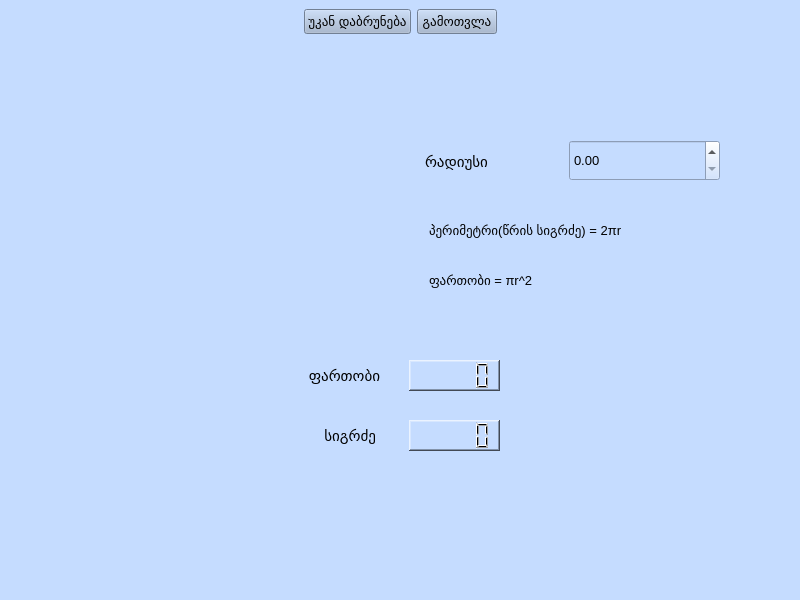
<?xml version="1.0" encoding="UTF-8"?>
<ui version="4.0">
 <class>MainWindow</class>
 <widget class="QMainWindow" name="MainWindow">
  <property name="geometry">
   <rect>
    <x>0</x>
    <y>0</y>
    <width>800</width>
    <height>600</height>
   </rect>
  </property>
  <property name="windowTitle">
   <string>MainWindow</string>
  </property>
  <property name="styleSheet">
   <string notr="true">background-color: rgb(197, 220, 255);</string>
  </property>
  <widget class="QWidget" name="centralwidget">
   <layout class="QGridLayout" name="gridLayout_2">
    <item row="0" column="2">
     <widget class="QPushButton" name="calculate">
      <property name="font">
       <font>
        <pointsize>10</pointsize>
       </font>
      </property>
      <property name="styleSheet">
       <string notr="true">background-color: rgb(160, 179, 207);</string>
      </property>
      <property name="text">
       <string>გამოთვლა</string>
      </property>
     </widget>
    </item>
    <item row="0" column="1">
     <widget class="QPushButton" name="back">
      <property name="sizePolicy">
       <sizepolicy hsizetype="Minimum" vsizetype="Minimum">
        <horstretch>0</horstretch>
        <verstretch>0</verstretch>
       </sizepolicy>
      </property>
      <property name="font">
       <font>
        <pointsize>10</pointsize>
       </font>
      </property>
      <property name="styleSheet">
       <string notr="true">background-color: rgb(160, 179, 207);</string>
      </property>
      <property name="text">
       <string>უკან დაბრუნება</string>
      </property>
     </widget>
    </item>
    <item row="0" column="0">
     <spacer name="horizontalSpacer_3">
      <property name="orientation">
       <enum>Qt::Horizontal</enum>
      </property>
      <property name="sizeHint" stdset="0">
       <size>
        <width>40</width>
        <height>20</height>
       </size>
      </property>
     </spacer>
    </item>
    <item row="0" column="3">
     <spacer name="horizontalSpacer_4">
      <property name="orientation">
       <enum>Qt::Horizontal</enum>
      </property>
      <property name="sizeHint" stdset="0">
       <size>
        <width>40</width>
        <height>20</height>
       </size>
      </property>
     </spacer>
    </item>
    <item row="1" column="0" colspan="4">
     <widget class="QStackedWidget" name="stackedWidget">
      <property name="font">
       <font>
        <pointsize>10</pointsize>
       </font>
      </property>
      <property name="currentIndex">
       <number>2</number>
      </property>
      <widget class="QWidget" name="main">
       <layout class="QGridLayout" name="gridLayout_3">
        <item row="4" column="4">
         <spacer name="horizontalSpacer_2">
          <property name="orientation">
           <enum>Qt::Horizontal</enum>
          </property>
          <property name="sizeHint" stdset="0">
           <size>
            <width>40</width>
            <height>20</height>
           </size>
          </property>
         </spacer>
        </item>
        <item row="4" column="0">
         <spacer name="horizontalSpacer">
          <property name="orientation">
           <enum>Qt::Horizontal</enum>
          </property>
          <property name="sizeHint" stdset="0">
           <size>
            <width>40</width>
            <height>20</height>
           </size>
          </property>
         </spacer>
        </item>
        <item row="3" column="2">
         <widget class="QRadioButton" name="wre">
          <property name="font">
           <font>
            <pointsize>10</pointsize>
           </font>
          </property>
          <property name="styleSheet">
           <string notr="true"/>
          </property>
          <property name="text">
           <string>წრე</string>
          </property>
          <property name="autoExclusive">
           <bool>true</bool>
          </property>
          <attribute name="buttonGroup">
           <string notr="true">shape_group</string>
          </attribute>
         </widget>
        </item>
        <item row="0" column="2">
         <widget class="QLabel" name="label_10">
          <property name="font">
           <font>
            <pointsize>11</pointsize>
            <weight>75</weight>
            <bold>true</bold>
           </font>
          </property>
          <property name="text">
           <string>ფიგურათა პარამეტრების კალკულატორი</string>
          </property>
          <property name="alignment">
           <set>Qt::AlignCenter</set>
          </property>
          <property name="wordWrap">
           <bool>true</bool>
          </property>
         </widget>
        </item>
        <item row="2" column="2">
         <widget class="QLabel" name="label_9">
          <property name="font">
           <font>
            <pointsize>10</pointsize>
           </font>
          </property>
          <property name="layoutDirection">
           <enum>Qt::LeftToRight</enum>
          </property>
          <property name="text">
           <string>მონიშნეთ ფიგურა:</string>
          </property>
          <property name="alignment">
           <set>Qt::AlignCenter</set>
          </property>
         </widget>
        </item>
        <item row="1" column="2">
         <spacer name="verticalSpacer">
          <property name="orientation">
           <enum>Qt::Vertical</enum>
          </property>
          <property name="sizeHint" stdset="0">
           <size>
            <width>20</width>
            <height>40</height>
           </size>
          </property>
         </spacer>
        </item>
        <item row="6" column="2">
         <widget class="QRadioButton" name="kvadrati">
          <property name="font">
           <font>
            <pointsize>10</pointsize>
           </font>
          </property>
          <property name="text">
           <string>კვადრატი</string>
          </property>
          <attribute name="buttonGroup">
           <string notr="true">shape_group</string>
          </attribute>
         </widget>
        </item>
        <item row="5" column="2">
         <widget class="QRadioButton" name="trapecia">
          <property name="font">
           <font>
            <pointsize>10</pointsize>
           </font>
          </property>
          <property name="text">
           <string>ტრაპეცია</string>
          </property>
          <attribute name="buttonGroup">
           <string notr="true">shape_group</string>
          </attribute>
         </widget>
        </item>
        <item row="4" column="2">
         <widget class="QRadioButton" name="samkutxedi">
          <property name="font">
           <font>
            <pointsize>10</pointsize>
           </font>
          </property>
          <property name="styleSheet">
           <string notr="true"/>
          </property>
          <property name="text">
           <string>სამკუთხედი</string>
          </property>
          <attribute name="buttonGroup">
           <string notr="true">shape_group</string>
          </attribute>
         </widget>
        </item>
        <item row="7" column="2">
         <spacer name="verticalSpacer_2">
          <property name="orientation">
           <enum>Qt::Vertical</enum>
          </property>
          <property name="sizeHint" stdset="0">
           <size>
            <width>20</width>
            <height>40</height>
           </size>
          </property>
         </spacer>
        </item>
        <item row="8" column="2">
         <widget class="QPushButton" name="select">
          <property name="font">
           <font>
            <pointsize>10</pointsize>
           </font>
          </property>
          <property name="styleSheet">
           <string notr="true">background-color: rgb(160, 179, 207);</string>
          </property>
          <property name="text">
           <string>არჩევა</string>
          </property>
         </widget>
        </item>
       </layout>
      </widget>
      <widget class="QWidget" name="samkutxedi_page">
       <widget class="QLabel" name="label_4">
        <property name="geometry">
         <rect>
          <x>380</x>
          <y>56</y>
          <width>71</width>
          <height>31</height>
         </rect>
        </property>
        <property name="font">
         <font>
          <family>Tahoma</family>
          <pointsize>11</pointsize>
         </font>
        </property>
        <property name="text">
         <string>I გვერდი</string>
        </property>
       </widget>
       <widget class="QDoubleSpinBox" name="s1">
        <property name="geometry">
         <rect>
          <x>510</x>
          <y>50</y>
          <width>151</width>
          <height>41</height>
         </rect>
        </property>
        <property name="font">
         <font>
          <pointsize>10</pointsize>
         </font>
        </property>
        <property name="alignment">
         <set>Qt::AlignCenter</set>
        </property>
       </widget>
       <widget class="QLabel" name="label_5">
        <property name="geometry">
         <rect>
          <x>380</x>
          <y>110</y>
          <width>71</width>
          <height>31</height>
         </rect>
        </property>
        <property name="font">
         <font>
          <family>Tahoma</family>
          <pointsize>11</pointsize>
         </font>
        </property>
        <property name="text">
         <string>II გვერდი</string>
        </property>
       </widget>
       <widget class="QDoubleSpinBox" name="s2">
        <property name="geometry">
         <rect>
          <x>510</x>
          <y>100</y>
          <width>151</width>
          <height>41</height>
         </rect>
        </property>
        <property name="font">
         <font>
          <pointsize>10</pointsize>
         </font>
        </property>
        <property name="alignment">
         <set>Qt::AlignCenter</set>
        </property>
       </widget>
       <widget class="QLabel" name="label_6">
        <property name="geometry">
         <rect>
          <x>380</x>
          <y>160</y>
          <width>71</width>
          <height>31</height>
         </rect>
        </property>
        <property name="font">
         <font>
          <family>Tahoma</family>
          <pointsize>11</pointsize>
         </font>
        </property>
        <property name="text">
         <string>III გვერდი</string>
        </property>
       </widget>
       <widget class="QDoubleSpinBox" name="s3">
        <property name="geometry">
         <rect>
          <x>510</x>
          <y>150</y>
          <width>151</width>
          <height>41</height>
         </rect>
        </property>
        <property name="font">
         <font>
          <pointsize>10</pointsize>
         </font>
        </property>
        <property name="alignment">
         <set>Qt::AlignCenter</set>
        </property>
       </widget>
       <widget class="QLabel" name="label_7">
        <property name="geometry">
         <rect>
          <x>20</x>
          <y>360</y>
          <width>331</width>
          <height>31</height>
         </rect>
        </property>
        <property name="font">
         <font>
          <family>Tahoma</family>
          <pointsize>11</pointsize>
         </font>
        </property>
        <property name="text">
         <string>ფართობი</string>
        </property>
        <property name="alignment">
         <set>Qt::AlignRight|Qt::AlignTrailing|Qt::AlignVCenter</set>
        </property>
       </widget>
       <widget class="QLabel" name="label_8">
        <property name="geometry">
         <rect>
          <x>20</x>
          <y>420</y>
          <width>331</width>
          <height>31</height>
         </rect>
        </property>
        <property name="font">
         <font>
          <family>Tahoma</family>
          <pointsize>11</pointsize>
         </font>
        </property>
        <property name="text">
         <string>პერიმეტრი</string>
        </property>
        <property name="alignment">
         <set>Qt::AlignRight|Qt::AlignTrailing|Qt::AlignVCenter</set>
        </property>
       </widget>
       <widget class="QLCDNumber" name="lcd_s_area">
        <property name="geometry">
         <rect>
          <x>400</x>
          <y>360</y>
          <width>64</width>
          <height>31</height>
         </rect>
        </property>
        <property name="font">
         <font>
          <pointsize>12</pointsize>
         </font>
        </property>
        <property name="styleSheet">
         <string notr="true">font-color: rgb(218, 0, 0)</string>
        </property>
        <property name="frameShape">
         <enum>QFrame::WinPanel</enum>
        </property>
       </widget>
       <widget class="QLCDNumber" name="lcd_s_perimeter">
        <property name="geometry">
         <rect>
          <x>400</x>
          <y>420</y>
          <width>64</width>
          <height>31</height>
         </rect>
        </property>
        <property name="font">
         <font>
          <pointsize>12</pointsize>
         </font>
        </property>
        <property name="styleSheet">
         <string notr="true">font-color: rgb(218, 0, 0)</string>
        </property>
        <property name="frameShape">
         <enum>QFrame::WinPanel</enum>
        </property>
       </widget>
       <widget class="QLabel" name="label_11">
        <property name="geometry">
         <rect>
          <x>70</x>
          <y>30</y>
          <width>281</width>
          <height>241</height>
         </rect>
        </property>
        <property name="text">
         <string/>
        </property>
        <property name="pixmap">
         <pixmap>media/triangle.jpg</pixmap>
        </property>
       </widget>
       <widget class="QLabel" name="label_12">
        <property name="geometry">
         <rect>
          <x>380</x>
          <y>220</y>
          <width>281</width>
          <height>41</height>
         </rect>
        </property>
        <property name="font">
         <font>
          <pointsize>10</pointsize>
         </font>
        </property>
        <property name="text">
         <string>პარამეტრი = a + b + c</string>
        </property>
       </widget>
       <widget class="QLabel" name="label_13">
        <property name="geometry">
         <rect>
          <x>380</x>
          <y>260</y>
          <width>281</width>
          <height>31</height>
         </rect>
        </property>
        <property name="font">
         <font>
          <pointsize>10</pointsize>
         </font>
        </property>
        <property name="text">
         <string>ფართობი (ჰერონი) = √p(p-a)(p-b)(p-c), სადაც p პერიმეტრის ნახევარია</string>
        </property>
        <property name="wordWrap">
         <bool>true</bool>
        </property>
       </widget>
      </widget>
      <widget class="QWidget" name="wre_page">
       <widget class="QDoubleSpinBox" name="r1">
        <property name="geometry">
         <rect>
          <x>560</x>
          <y>100</y>
          <width>151</width>
          <height>41</height>
         </rect>
        </property>
        <property name="font">
         <font>
          <pointsize>10</pointsize>
         </font>
        </property>
       </widget>
       <widget class="QLabel" name="label">
        <property name="geometry">
         <rect>
          <x>416</x>
          <y>106</y>
          <width>141</width>
          <height>31</height>
         </rect>
        </property>
        <property name="font">
         <font>
          <pointsize>11</pointsize>
         </font>
        </property>
        <property name="text">
         <string>რადიუსი</string>
        </property>
        <property name="alignment">
         <set>Qt::AlignLeading|Qt::AlignLeft|Qt::AlignVCenter</set>
        </property>
       </widget>
       <widget class="QLabel" name="label_2">
        <property name="geometry">
         <rect>
          <x>20</x>
          <y>320</y>
          <width>351</width>
          <height>31</height>
         </rect>
        </property>
        <property name="font">
         <font>
          <pointsize>11</pointsize>
         </font>
        </property>
        <property name="text">
         <string>ფართობი</string>
        </property>
        <property name="alignment">
         <set>Qt::AlignRight|Qt::AlignTrailing|Qt::AlignVCenter</set>
        </property>
       </widget>
       <widget class="QLabel" name="label_3">
        <property name="geometry">
         <rect>
          <x>16</x>
          <y>380</y>
          <width>351</width>
          <height>31</height>
         </rect>
        </property>
        <property name="font">
         <font>
          <pointsize>11</pointsize>
         </font>
        </property>
        <property name="text">
         <string>სიგრძე</string>
        </property>
        <property name="alignment">
         <set>Qt::AlignRight|Qt::AlignTrailing|Qt::AlignVCenter</set>
        </property>
       </widget>
       <widget class="QLCDNumber" name="lcd_r_area">
        <property name="geometry">
         <rect>
          <x>400</x>
          <y>320</y>
          <width>91</width>
          <height>31</height>
         </rect>
        </property>
        <property name="font">
         <font>
          <pointsize>12</pointsize>
         </font>
        </property>
        <property name="styleSheet">
         <string notr="true">font-color: rgb(218, 0, 0)</string>
        </property>
        <property name="frameShape">
         <enum>QFrame::WinPanel</enum>
        </property>
       </widget>
       <widget class="QLCDNumber" name="lcd_r_perimeter">
        <property name="geometry">
         <rect>
          <x>400</x>
          <y>380</y>
          <width>91</width>
          <height>31</height>
         </rect>
        </property>
        <property name="font">
         <font>
          <pointsize>12</pointsize>
         </font>
        </property>
        <property name="styleSheet">
         <string notr="true">font-color: rgb(218, 0, 0)</string>
        </property>
        <property name="frameShape">
         <enum>QFrame::WinPanel</enum>
        </property>
       </widget>
       <widget class="QLabel" name="label_14">
        <property name="geometry">
         <rect>
          <x>50</x>
          <y>23</y>
          <width>341</width>
          <height>261</height>
         </rect>
        </property>
        <property name="minimumSize">
         <size>
          <width>341</width>
          <height>261</height>
         </size>
        </property>
        <property name="text">
         <string/>
        </property>
        <property name="pixmap">
         <pixmap>media/circle.png</pixmap>
        </property>
       </widget>
       <widget class="QLabel" name="label_15">
        <property name="geometry">
         <rect>
          <x>420</x>
          <y>170</y>
          <width>361</width>
          <height>41</height>
         </rect>
        </property>
        <property name="font">
         <font>
          <pointsize>10</pointsize>
         </font>
        </property>
        <property name="text">
         <string>პერიმეტრი(წრის სიგრძე) = 2πr</string>
        </property>
        <property name="wordWrap">
         <bool>true</bool>
        </property>
       </widget>
       <widget class="QLabel" name="label_16">
        <property name="geometry">
         <rect>
          <x>420</x>
          <y>220</y>
          <width>361</width>
          <height>41</height>
         </rect>
        </property>
        <property name="font">
         <font>
          <pointsize>10</pointsize>
         </font>
        </property>
        <property name="text">
         <string>ფართობი = πr^2</string>
        </property>
        <property name="wordWrap">
         <bool>true</bool>
        </property>
       </widget>
      </widget>
      <widget class="QWidget" name="trapecia_page">
       <widget class="QLabel" name="label_17">
        <property name="geometry">
         <rect>
          <x>340</x>
          <y>40</y>
          <width>211</width>
          <height>31</height>
         </rect>
        </property>
        <property name="font">
         <font>
          <family>Tahoma</family>
          <pointsize>10</pointsize>
         </font>
        </property>
        <property name="text">
         <string>a გვერდი</string>
        </property>
        <property name="alignment">
         <set>Qt::AlignCenter</set>
        </property>
       </widget>
       <widget class="QDoubleSpinBox" name="t2">
        <property name="geometry">
         <rect>
          <x>560</x>
          <y>84</y>
          <width>151</width>
          <height>41</height>
         </rect>
        </property>
        <property name="font">
         <font>
          <pointsize>10</pointsize>
         </font>
        </property>
        <property name="alignment">
         <set>Qt::AlignCenter</set>
        </property>
       </widget>
       <widget class="QLabel" name="label_19">
        <property name="geometry">
         <rect>
          <x>340</x>
          <y>94</y>
          <width>211</width>
          <height>31</height>
         </rect>
        </property>
        <property name="font">
         <font>
          <family>Tahoma</family>
          <pointsize>10</pointsize>
         </font>
        </property>
        <property name="text">
         <string>b გვერდი</string>
        </property>
        <property name="alignment">
         <set>Qt::AlignCenter</set>
        </property>
       </widget>
       <widget class="QDoubleSpinBox" name="th">
        <property name="geometry">
         <rect>
          <x>560</x>
          <y>244</y>
          <width>151</width>
          <height>41</height>
         </rect>
        </property>
        <property name="font">
         <font>
          <pointsize>10</pointsize>
         </font>
        </property>
        <property name="alignment">
         <set>Qt::AlignCenter</set>
        </property>
       </widget>
       <widget class="QDoubleSpinBox" name="t1">
        <property name="geometry">
         <rect>
          <x>560</x>
          <y>34</y>
          <width>151</width>
          <height>41</height>
         </rect>
        </property>
        <property name="font">
         <font>
          <pointsize>10</pointsize>
         </font>
        </property>
        <property name="alignment">
         <set>Qt::AlignCenter</set>
        </property>
       </widget>
       <widget class="QLabel" name="label_20">
        <property name="geometry">
         <rect>
          <x>10</x>
          <y>0</y>
          <width>321</width>
          <height>291</height>
         </rect>
        </property>
        <property name="font">
         <font>
          <pointsize>3</pointsize>
         </font>
        </property>
        <property name="text">
         <string/>
        </property>
        <property name="pixmap">
         <pixmap>media/arbitrary-trapezoid.webp</pixmap>
        </property>
       </widget>
       <widget class="QLCDNumber" name="lcd_t_area">
        <property name="geometry">
         <rect>
          <x>400</x>
          <y>390</y>
          <width>71</width>
          <height>31</height>
         </rect>
        </property>
        <property name="font">
         <font>
          <pointsize>12</pointsize>
         </font>
        </property>
        <property name="cursor">
         <cursorShape>ArrowCursor</cursorShape>
        </property>
        <property name="layoutDirection">
         <enum>Qt::LeftToRight</enum>
        </property>
        <property name="styleSheet">
         <string notr="true">font-color: rgb(218, 0, 0)
</string>
        </property>
        <property name="frameShape">
         <enum>QFrame::WinPanel</enum>
        </property>
        <property name="smallDecimalPoint">
         <bool>false</bool>
        </property>
        <property name="value" stdset="0">
         <double>0.000000000000000</double>
        </property>
       </widget>
       <widget class="QLabel" name="label_21">
        <property name="geometry">
         <rect>
          <x>20</x>
          <y>430</y>
          <width>341</width>
          <height>41</height>
         </rect>
        </property>
        <property name="font">
         <font>
          <family>Tahoma</family>
          <pointsize>11</pointsize>
         </font>
        </property>
        <property name="text">
         <string>პერიმეტრი</string>
        </property>
        <property name="alignment">
         <set>Qt::AlignRight|Qt::AlignTrailing|Qt::AlignVCenter</set>
        </property>
       </widget>
       <widget class="QLCDNumber" name="lcd_t_perimeter">
        <property name="geometry">
         <rect>
          <x>400</x>
          <y>440</y>
          <width>71</width>
          <height>31</height>
         </rect>
        </property>
        <property name="font">
         <font>
          <pointsize>12</pointsize>
         </font>
        </property>
        <property name="styleSheet">
         <string notr="true">font-color: rgb(218, 0, 0)</string>
        </property>
        <property name="frameShape">
         <enum>QFrame::WinPanel</enum>
        </property>
       </widget>
       <widget class="QLabel" name="label_22">
        <property name="geometry">
         <rect>
          <x>20</x>
          <y>390</y>
          <width>341</width>
          <height>31</height>
         </rect>
        </property>
        <property name="font">
         <font>
          <family>Tahoma</family>
          <pointsize>11</pointsize>
         </font>
        </property>
        <property name="text">
         <string>ფართობი</string>
        </property>
        <property name="alignment">
         <set>Qt::AlignRight|Qt::AlignTrailing|Qt::AlignVCenter</set>
        </property>
       </widget>
       <widget class="QLabel" name="label_23">
        <property name="geometry">
         <rect>
          <x>21</x>
          <y>330</y>
          <width>361</width>
          <height>51</height>
         </rect>
        </property>
        <property name="font">
         <font>
          <pointsize>10</pointsize>
         </font>
        </property>
        <property name="text">
         <string>პერიმეტრი = a + b + c + d</string>
        </property>
        <property name="alignment">
         <set>Qt::AlignCenter</set>
        </property>
       </widget>
       <widget class="QLabel" name="label_24">
        <property name="geometry">
         <rect>
          <x>390</x>
          <y>320</y>
          <width>381</width>
          <height>61</height>
         </rect>
        </property>
        <property name="font">
         <font>
          <pointsize>10</pointsize>
         </font>
        </property>
        <property name="text">
         <string>ფართობი = ((a+b) / n) * h</string>
        </property>
        <property name="alignment">
         <set>Qt::AlignCenter</set>
        </property>
       </widget>
       <widget class="QLabel" name="label_31">
        <property name="geometry">
         <rect>
          <x>340</x>
          <y>140</y>
          <width>211</width>
          <height>31</height>
         </rect>
        </property>
        <property name="font">
         <font>
          <family>Tahoma</family>
          <pointsize>10</pointsize>
         </font>
        </property>
        <property name="text">
         <string>III გვერდი</string>
        </property>
        <property name="alignment">
         <set>Qt::AlignCenter</set>
        </property>
       </widget>
       <widget class="QLabel" name="label_32">
        <property name="geometry">
         <rect>
          <x>340</x>
          <y>194</y>
          <width>211</width>
          <height>31</height>
         </rect>
        </property>
        <property name="font">
         <font>
          <family>Tahoma</family>
          <pointsize>10</pointsize>
         </font>
        </property>
        <property name="text">
         <string>IV გვერდი</string>
        </property>
        <property name="alignment">
         <set>Qt::AlignCenter</set>
        </property>
       </widget>
       <widget class="QDoubleSpinBox" name="t3">
        <property name="geometry">
         <rect>
          <x>560</x>
          <y>134</y>
          <width>151</width>
          <height>41</height>
         </rect>
        </property>
        <property name="font">
         <font>
          <pointsize>10</pointsize>
         </font>
        </property>
        <property name="alignment">
         <set>Qt::AlignCenter</set>
        </property>
       </widget>
       <widget class="QDoubleSpinBox" name="t4">
        <property name="geometry">
         <rect>
          <x>560</x>
          <y>184</y>
          <width>151</width>
          <height>41</height>
         </rect>
        </property>
        <property name="font">
         <font>
          <pointsize>10</pointsize>
         </font>
        </property>
        <property name="alignment">
         <set>Qt::AlignCenter</set>
        </property>
       </widget>
       <widget class="QLabel" name="label_34">
        <property name="geometry">
         <rect>
          <x>340</x>
          <y>254</y>
          <width>201</width>
          <height>31</height>
         </rect>
        </property>
        <property name="font">
         <font>
          <family>Tahoma</family>
          <pointsize>10</pointsize>
         </font>
        </property>
        <property name="text">
         <string>სიმაღლე</string>
        </property>
        <property name="alignment">
         <set>Qt::AlignCenter</set>
        </property>
       </widget>
       <zorder>label_17</zorder>
       <zorder>t2</zorder>
       <zorder>label_19</zorder>
       <zorder>th</zorder>
       <zorder>t1</zorder>
       <zorder>lcd_t_area</zorder>
       <zorder>label_21</zorder>
       <zorder>lcd_t_perimeter</zorder>
       <zorder>label_22</zorder>
       <zorder>label_23</zorder>
       <zorder>label_24</zorder>
       <zorder>label_20</zorder>
       <zorder>label_31</zorder>
       <zorder>label_32</zorder>
       <zorder>t3</zorder>
       <zorder>t4</zorder>
       <zorder>label_34</zorder>
      </widget>
      <widget class="QWidget" name="kvadrati_page">
       <widget class="QLabel" name="label_25">
        <property name="geometry">
         <rect>
          <x>70</x>
          <y>40</y>
          <width>271</width>
          <height>261</height>
         </rect>
        </property>
        <property name="text">
         <string/>
        </property>
        <property name="pixmap">
         <pixmap>media/square.jpg</pixmap>
        </property>
        <property name="alignment">
         <set>Qt::AlignCenter</set>
        </property>
       </widget>
       <widget class="QLabel" name="label_26">
        <property name="geometry">
         <rect>
          <x>350</x>
          <y>126</y>
          <width>171</width>
          <height>31</height>
         </rect>
        </property>
        <property name="font">
         <font>
          <family>Tahoma</family>
          <pointsize>11</pointsize>
         </font>
        </property>
        <property name="text">
         <string>გვერდი</string>
        </property>
       </widget>
       <widget class="QDoubleSpinBox" name="k1">
        <property name="geometry">
         <rect>
          <x>530</x>
          <y>120</y>
          <width>151</width>
          <height>41</height>
         </rect>
        </property>
        <property name="font">
         <font>
          <pointsize>10</pointsize>
         </font>
        </property>
        <property name="alignment">
         <set>Qt::AlignCenter</set>
        </property>
       </widget>
       <widget class="QLCDNumber" name="lcd_k_area">
        <property name="geometry">
         <rect>
          <x>400</x>
          <y>360</y>
          <width>71</width>
          <height>31</height>
         </rect>
        </property>
        <property name="font">
         <font>
          <pointsize>12</pointsize>
         </font>
        </property>
        <property name="styleSheet">
         <string notr="true">font-color: rgb(218, 0, 0)</string>
        </property>
        <property name="frameShape">
         <enum>QFrame::WinPanel</enum>
        </property>
       </widget>
       <widget class="QLCDNumber" name="lcd_k_perimeter">
        <property name="geometry">
         <rect>
          <x>400</x>
          <y>420</y>
          <width>71</width>
          <height>31</height>
         </rect>
        </property>
        <property name="font">
         <font>
          <pointsize>12</pointsize>
         </font>
        </property>
        <property name="styleSheet">
         <string notr="true">font-color: rgb(218, 0, 0)</string>
        </property>
        <property name="frameShape">
         <enum>QFrame::WinPanel</enum>
        </property>
       </widget>
       <widget class="QLabel" name="label_27">
        <property name="geometry">
         <rect>
          <x>20</x>
          <y>360</y>
          <width>321</width>
          <height>31</height>
         </rect>
        </property>
        <property name="font">
         <font>
          <family>Tahoma</family>
          <pointsize>11</pointsize>
         </font>
        </property>
        <property name="text">
         <string>ფართობი</string>
        </property>
        <property name="alignment">
         <set>Qt::AlignRight|Qt::AlignTrailing|Qt::AlignVCenter</set>
        </property>
       </widget>
       <widget class="QLabel" name="label_28">
        <property name="geometry">
         <rect>
          <x>20</x>
          <y>420</y>
          <width>321</width>
          <height>31</height>
         </rect>
        </property>
        <property name="font">
         <font>
          <family>Tahoma</family>
          <pointsize>11</pointsize>
         </font>
        </property>
        <property name="text">
         <string>პერიმეტრი</string>
        </property>
        <property name="alignment">
         <set>Qt::AlignRight|Qt::AlignTrailing|Qt::AlignVCenter</set>
        </property>
       </widget>
       <widget class="QLabel" name="label_29">
        <property name="geometry">
         <rect>
          <x>400</x>
          <y>200</y>
          <width>361</width>
          <height>41</height>
         </rect>
        </property>
        <property name="font">
         <font>
          <pointsize>11</pointsize>
         </font>
        </property>
        <property name="text">
         <string>პარამეტრი = 4a</string>
        </property>
       </widget>
       <widget class="QLabel" name="label_30">
        <property name="geometry">
         <rect>
          <x>400</x>
          <y>240</y>
          <width>361</width>
          <height>61</height>
         </rect>
        </property>
        <property name="font">
         <font>
          <pointsize>11</pointsize>
         </font>
        </property>
        <property name="text">
         <string>ფართობი = a^2</string>
        </property>
       </widget>
      </widget>
     </widget>
    </item>
   </layout>
  </widget>
  <widget class="QMenuBar" name="menubar">
   <property name="geometry">
    <rect>
     <x>0</x>
     <y>0</y>
     <width>800</width>
     <height>22</height>
    </rect>
   </property>
  </widget>
  <widget class="QStatusBar" name="statusbar"/>
 </widget>
 <resources/>
 <connections/>
 <buttongroups>
  <buttongroup name="shape_group"/>
 </buttongroups>
</ui>
